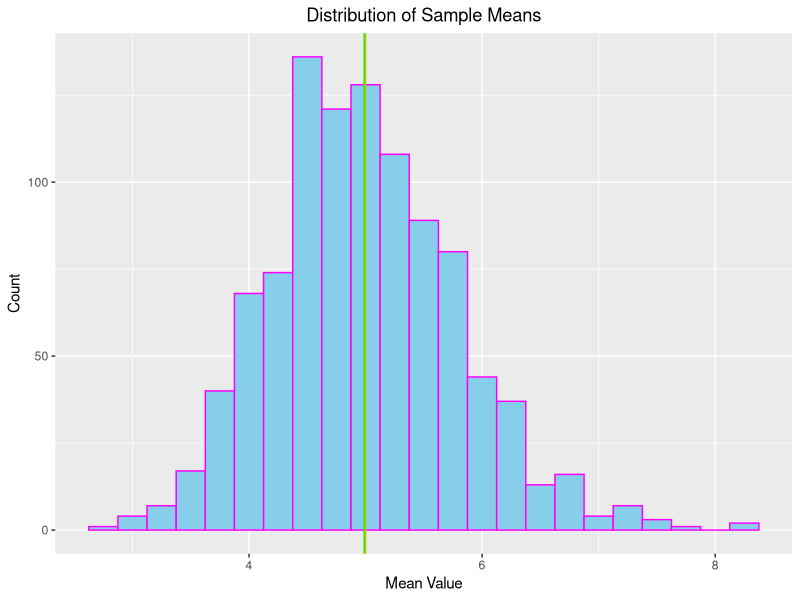
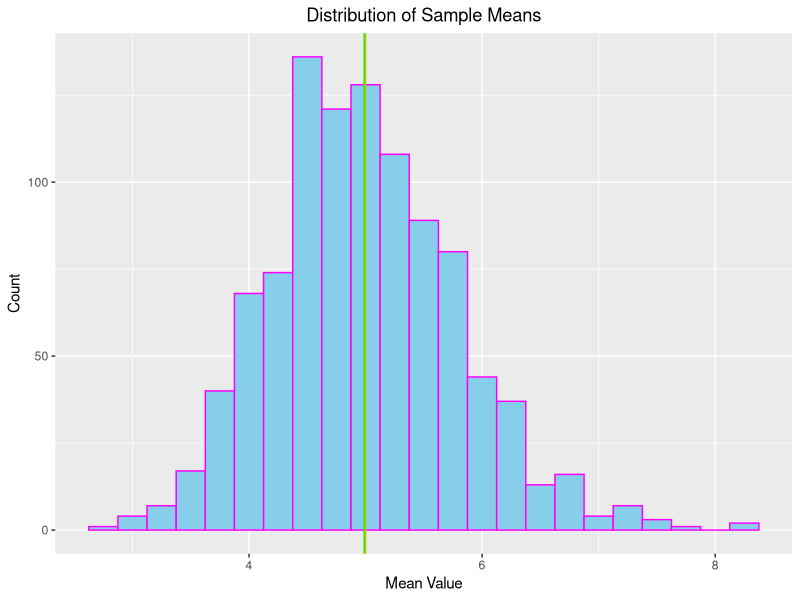

The R source for these figures, in order:
## ---- chunk 1
knitr::opts_chunk$set(echo = FALSE, results = "hide")
## ---- chunk 2
suppressWarnings(library(ggplot2))
## ---- chunk 3
set.seed(35)
simdata <- matrix(data = NA, nrow = 1000, ncol = 40)
for (i in 1:1000) {simdata[i, ] <- rexp(40, 0.2)}
## ---- chunk 4
head(simdata[, 1:5])
## ---- chunk 5
simmeans <- apply(simdata, 1, mean)
simvars <- apply(simdata, 1, var)
## ---- chunk 6
samplemean <- mean(simmeans)
## ---- chunk 7
qplot(simmeans, geom = "histogram", binwidth = 0.25, main = "Distribution of Sample Means",
      xlab = "Mean Value", ylab = "Count", fill = I("skyblue"), col = I("magenta")) +
    geom_vline(aes(xintercept = 5), col= "orange", size = 0.5) +
    geom_vline(aes(xintercept = mean(simmeans)), col= "green", size = 0.5) +
    theme(plot.title = element_text(hjust = 0.5))
## ---- chunk 8
theovar <- (1/0.2)/sqrt(40)
## ---- chunk 9
set.seed(35)
simdata <- matrix(data = NA, nrow = 1000, ncol = 40)
for (i in 1:1000) {simdata[i, ] <- rexp(40, 0.2)}
head(simdata[, 1:5])
simmeans <- apply(simdata, 1, mean)
simvars <- apply(simdata, 1, var)
samplemean <- mean(simmeans)
qplot(simmeans, geom = "histogram", binwidth = 0.25, main = "Distribution of Sample Means",
      xlab = "Mean Value", ylab = "Count", fill = I("skyblue"), col = I("magenta")) +
    geom_vline(aes(xintercept = 5), col= "orange", size = 0.5) +
    geom_vline(aes(xintercept = mean(simmeans)), col= "green", size = 0.5) +
    theme(plot.title = element_text(hjust = 0.5))
samplevar <- var(simmeans)
